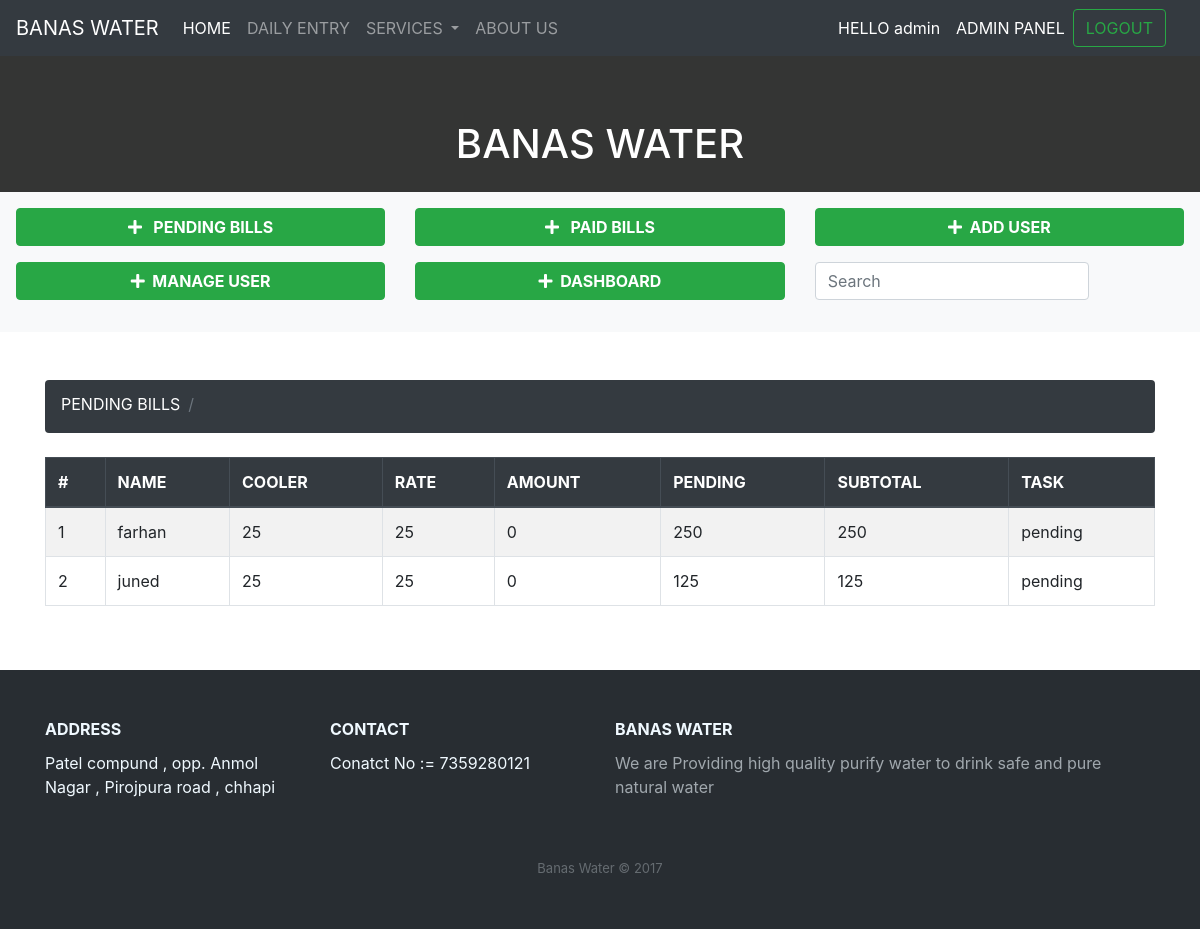
The app's page /banasadmin/pendingadmin/ (signed in), older data.
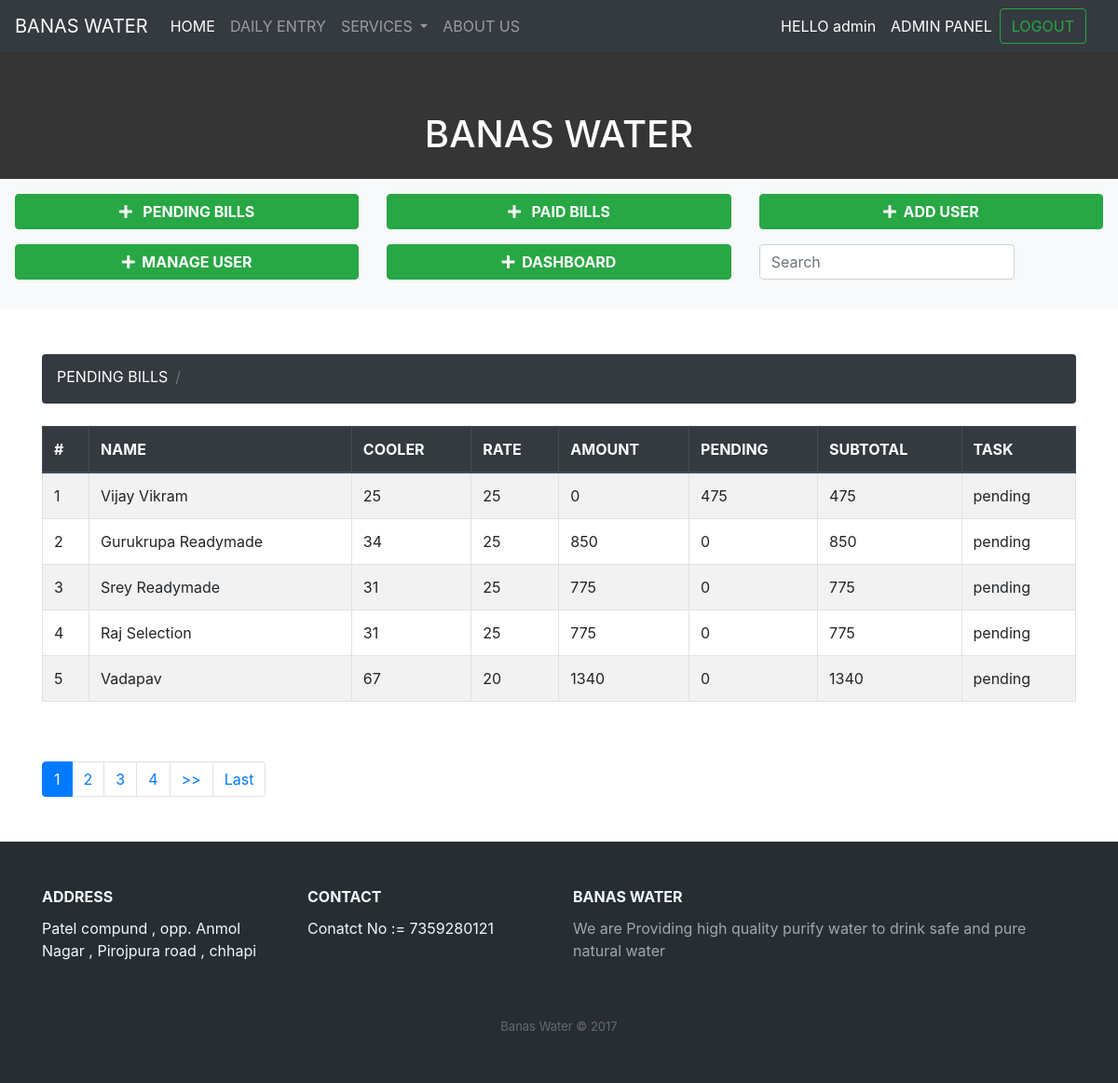
The same page, newer data.
### banasadmin/models.py (models this page shows)
class Bill(models.Model):
    id = models.AutoField(primary_key=True)
    name = models.CharField(max_length=100)
    cooler = models.IntegerField()
    rate = models.IntegerField()
    amount = models.IntegerField()
    pending_amount = models.IntegerField()
    subtotal = models.IntegerField()
    task = models.CharField(max_length=100)

### pages/decoraters.py (the view)
        def wrapper_func(request,*args,**kwargs):
            group = None
            if request.user.groups.exists():
                group = request.user.groups.all()[0].name
            if group in allowed_roles:
                return view_fuc(request,*args, **kwargs)
            else:
                return render(request,'pages/404page.html')

### banasadmin/views.py (called while the page is built)
@login_required(login_url='login')
@allowed_users(allowed_roles=['admin'])
def pendingadmin(request):
    billdata = Bill.objects.filter(task="pending").order_by('-id')
    paginator = Paginator(billdata, 5, orphans=0)
    is_paginated = True if paginator.num_pages > 1 else False
    page = request.GET.get('page') or 1
    try:
        current_page = paginator.page(page)
    except InvalidPage as e:
        messages.error(request, str(e))
        current_page = paginator.page(1)
    context = {
        'current_page': current_page,
        'is_paginated': is_paginated,
        'paginator': paginator
    }
    return render(request,'banasadmin/pendingadmin.html',context)

### pages/decoraters.py (called while the page is built)
def allowed_users(allowed_roles=[]):
    def decorator(view_fuc):
        def wrapper_func(request,*args,**kwargs):
            group = None
            if request.user.groups.exists():
                group = request.user.groups.all()[0].name
            if group in allowed_roles:
                return view_fuc(request,*args, **kwargs)
            else:
                return render(request,'pages/404page.html')
        return wrapper_func
    return decorator

### banasadmin/templates/banasadmin/pendingadmin.html (shortened to what this page needs)
{% extends 'banasadmin/pagination.html' %}
{% block table_title %}PENDING BILLS
{% endblock table_title %}
{% block table_header %}
    <th>#</th>
    <th>NAME</th>
    <th>COOLER</th>
    <th>RATE</th>
    <th>AMOUNT</th>
    <th>PENDING</th>
    <th>SUBTOTAL</th>
    <th>TASK</th>
{% endblock table_header %}
{% block table_data %}
    <td>{{ current_page.start_index|add:forloop.counter0 }}</td>
    <td>{{a.name}}</td>
    <td>{{a.cooler}}</td>
    <td>{{a.rate}}</td>
    <td>{{a.amount}}</td>
    <td>{{a.pending_amount}}</td>
    <td>{{a.subtotal}}</td>
    <td>{{a.task}}</td>
{% endblock table_data %}

### banasadmin/templates/banasadmin/pagination.html (shortened to what this page needs)
{% extends 'pages/base.html' %}
{% block content %}
<div class=" py-3 text-white" style="background-color: #343534">
      <h1>&nbsp;&nbsp;<center>BANAS WATER</center></h1>
    </div>
    <div class="bg-light p-3">
    <div class="row">
       <div class="col-md-4">
         <a href="{% url 'pendingadmin' %}" class="btn btn-success d-block font-weight-bold mb-3">
          <i class="fas fa-plus"></i> &nbsp; PENDING BILLS</a>
       </div>
       <div class="col-md-4">
         <a href="{% url 'paidbilladmin' %}" class="btn btn-success d-block font-weight-bold mb-3">
          <i class="fas fa-plus"></i> &nbsp; PAID BILLS</a>
       </div>
       <div class="col-md-4">
         <a href="{% url 'addcustomer' %}" class="btn btn-success d-block font-weight-bold mb-3">
          <i class="fas fa-plus"></i> &nbsp;ADD USER</a>
       </div>
       <div class="col-md-4">
         <a href="{% url 'manageuser' %}" class="btn btn-success d-block font-weight-bold mb-3">
          <i class="fas fa-plus"></i> &nbsp;MANAGE USER</a>
       </div>
        <div class="col-md-4">
         <a href="{% url 'billadmin' %}" class="btn btn-success d-block font-weight-bold mb-3">
          <i class="fas fa-plus"></i> &nbsp;DASHBOARD</a>
       </div>
       <div class="col-md-4">
       <form class="form-inline my-2 my-lg-0" method="GET">
        <input class="form-control mr-sm-2" type="text" placeholder="Search" value="{{request.get.q}}" aria-label="Search" name="q">
    </form>
    </div>
    </div>
  </div>
<div class="container mt-5">
    <nav aria-label="breadcrumb" class="mb-4 ">
        <ol class="breadcrumb  bg-dark" style="height: 53px;">
          <li class="breadcrumb-item active text-white " aria-current="page">
          {% block table_title %}
          {% endblock table_title %}
          <li class="breadcrumb-item">
          </li>
        </ol>
      </nav>
    <div class="table-responsive">
    <table class="table table-striped thead-dark table-bordered table">
        <thead class="thead-dark">
          <tr>
{% block table_header %}
{% endblock table_header %}
          </tr>
        </thead>
        <tbody>
            {% for a in current_page %}
          <tr>
{% block table_data %}
{% endblock table_data %}
          </tr>
          {% endfor %}
         </tbody>
      </table>
    </div>
      {% if is_paginated %}
      <nav class="my-5">
        <ul class="pagination ">
          {% for page in paginator.page_range %}
          <li class="page-item {% if page == current_page.number %}active{% endif %}">
            <a class="page-link" href="?page={{ page }}">{{ page }}</a>
          </li>
          {% endfor %}
          {% if current_page.has_next %}
          <li class="page-item"><a class="page-link" href="?page={{ current_page.next_page_number }}">>></a></li>
          <li class="page-item"><a class="page-link" href="?page={{ current_page.paginator.num_pages }}">Last</a></li>
          {% endif %}
        </ul>
      </nav>
  {% endif %}
</div>
{% endblock content %}

Row changes from the older to the newer data that the page shows:
removed Bill: start_index|add "1", name "farhan", cooler "25", rate "25", amount "0", pending_amount "250", subtotal "250", task "pending"
removed Bill: start_index|add "2", name "juned", cooler "25", rate "25", amount "0", pending_amount "125", subtotal "125", task "pending"
added Bill: start_index|add "1", name "Vijay Vikram", cooler "25", rate "25", amount "0", pending_amount "475", subtotal "475", task "pending"
added Bill: start_index|add "2", name "Gurukrupa Readymade", cooler "34", rate "25", amount "850", pending_amount "0", subtotal "850", task "pending"
added Bill: start_index|add "3", name "Srey Readymade", cooler "31", rate "25", amount "775", pending_amount "0", subtotal "775", task "pending"
added Bill: start_index|add "4", name "Raj Selection", cooler "31", rate "25", amount "775", pending_amount "0", subtotal "775", task "pending"
added Bill: start_index|add "5", name "Vadapav", cooler "67", rate "20", amount "1340", pending_amount "0", subtotal "1340", task "pending"
Text that changed along with them:
new list line: "1"
new list line: "2"
new list line: "3"
new list line: "4"
text now shown: ">> Last"
